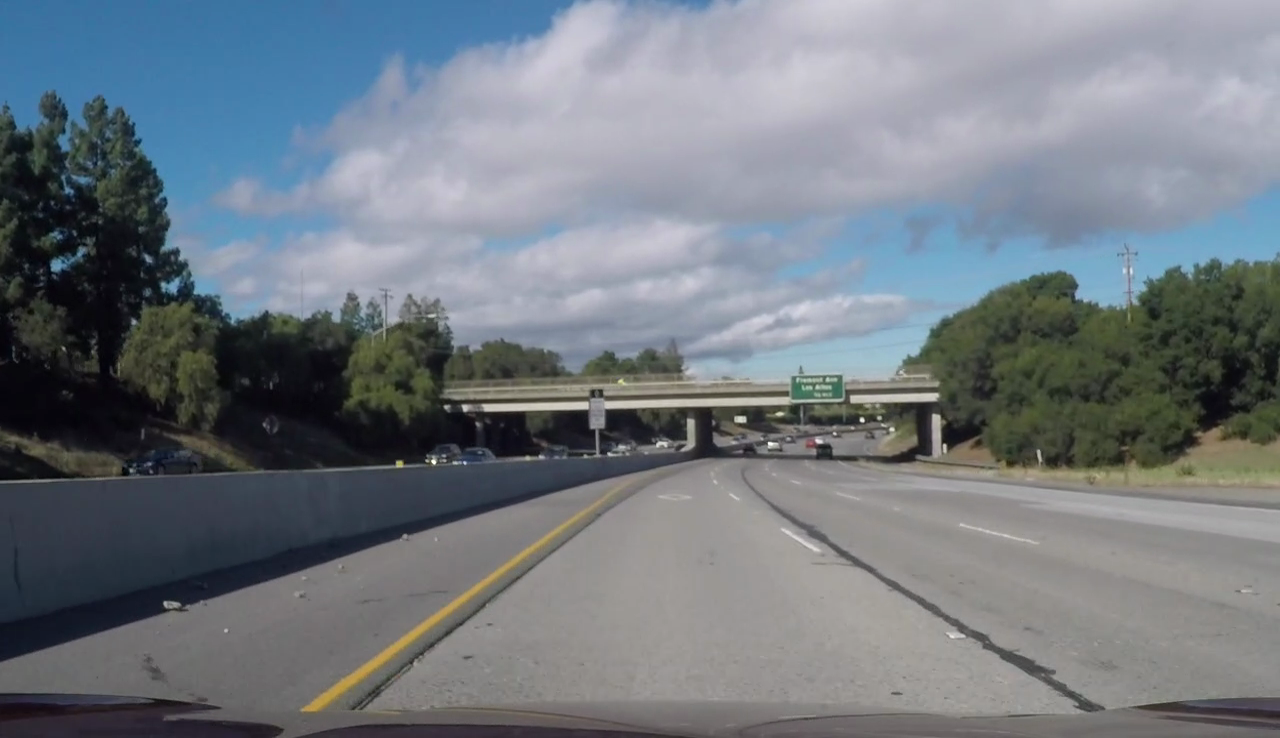
#> input picture extra/test5.jpg, 1280 x 738 px
$ jupyter execute --allow-errors playground.ipynb   (shell and % lines are left out)
#> lines starting #> are read from the running program, lines starting #| are printed output that depends on the picture
### app/calibration.py
import numpy as np
import cv2
import glob
import _pickle as pickle

class Camera_calibrator:
    """ Camera calibration class is responsibole for calibrate and udistort images """
    # [6 lines left out: function undistort, not called in this run]

    def initialize(self, filename='calibration.pkl', corners=(9,6), cal_image_loc='camera_cal/*.jpg'):
        """ Initialize calibrator. It will try to load calibration.pkl first, if not found then use provided images to detect corners and and calculate points """
        try:
            # try to load it from file
            self.load_calibration_points(filename)
        except:
            # in case file not found then calibrate and save
            _, _ = self.detect_corners(corners=corners, cal_image_loc=cal_image_loc)
            self.save_calibration_points(filename=filename)

    def save_calibration_points(self, filename='calibration.pkl'):
        obj = {"imgpoints": self.imgpoints, "objpoints": self.objpoints}
        with open(filename, 'wb') as f:
            pickle.dump(obj, f)

    def load_calibration_points(self, filename='calibration.pkl'):
        with open(filename, 'rb') as f:
            obj = pickle.load(f)
            self.imgpoints = obj['imgpoints']
            self.objpoints = obj['objpoints']

    def detect_corners(self, corners=(9,6), cal_image_loc='camera_cal/*.jpg'):
        objp = np.zeros((np.product(corners),3), np.float32)
        objp[:,:2] = np.mgrid[0:corners[0], 0:corners[1]].T.reshape(-1,2)

        # Arrays to store object points and image points from all the images.
        objpoints = [] # 3d points in real world space
        imgpoints = [] # 2d points in image plane.

        # Make a list of calibration images
        images = glob.glob(cal_image_loc)

        # Step through the list and search for chessboard corners
        for idx, fname in enumerate(images):
            img = cv2.imread(fname)
            gray = cv2.cvtColor(img, cv2.COLOR_BGR2GRAY)

            # Find the chessboard corners
            ret, detected_corners = cv2.findChessboardCorners(gray, corners, None)

            # If found, add object points, image points
            if ret == True:
                objpoints.append(objp)
                imgpoints.append(detected_corners)

        self.imgpoints = imgpoints
        self.objpoints = objpoints

        return imgpoints, objpoints

### playground.ipynb
[cell 1]
import app.calibration as cal
import app.edges as e
import app.warp as w
import app.lane_finder as lf
import cv2
import matplotlib.pyplot as plt
import numpy as np
from moviepy.editor import VideoFileClip
import matplotlib.image as mpimg
from IPython.display import HTML

[cell 2]
img = cv2.imread('extra/test5.jpg')
#> img is the input picture: shape (738, 1280, 3); mean B, G, R 129.1, 121.7, 114.3
#img = cv2.imread('test_images/test1.jpg')
img = cv2.cvtColor(img, cv2.COLOR_BGR2RGB)
img = cv2.resize(img, (1280,720))
#> img: shape (720, 1280, 3)
calibrator= cal.Camera_calibrator()
calibrator.initialize()
#> (the rest of this cell did not finish here and is left out)

[cell 3]
blur = cv2.bilateralFilter(img,5,100,100)
plt.imshow(blur)
#> (this line was passed over: IPython is not available in this run)

#> (a cell that did not finish here is left out)

#> (a cell that did not finish here is left out)

#> (a cell that did not finish here is left out)

[cell 7]
margin = 20
#> (the rest of this cell did not finish here and is left out)

#> (a cell that did not finish here is left out)

#> (a cell that did not finish here is left out)

[cell 10]
def processor(img):
    undist = calibrator.calibrate(img)
    warped = w.warp(undist)
    edges = e.Edges(warped, equalize=False)

    #_ = edges.gradient_color_channel(180,255,2,cv2.COLOR_RGB2HLS)
    #_ = edges.gradient_color_channel(225,255,0,cv2.COLOR_RGB2LUV)
    #_ = edges.gradient_color_channel(180,200,2,cv2.COLOR_RGB2LAB)

    _ = edges.gradient_color_channel(220,255,0,space=cv2.COLOR_RGB2LUV)
    _ = edges.gradient_color_channel(150,255,2,space=cv2.COLOR_RGB2LAB)
    _ = edges.gradient_color_inrange(180, 255, space=cv2.COLOR_RGB2GRAY)


    lane_detector = lf.LaneDetector(edges.combined)
    left_fit, right_fit, left_lane_inds, right_lane_inds = lane_detector.find_lanes()
    lanes_img = lf.plot_lanes(img, left_fit, right_fit, warped.shape, fill=False)
    lanes_img = w.unwarp(lanes_img)
    final = cv2.addWeighted(img,0.7,lanes_img,0.99,0)
    l_img = final

    x_offset=y_offset=10
    s_img = edges.combined*255
    s_img = cv2.cvtColor(s_img, cv2.COLOR_GRAY2RGB)
    s_img_x, s_img_y = int((s_img.shape[1]/3)), int((s_img.shape[0]/3))
    s_img = cv2.resize(s_img, (s_img_y, s_img_y))

    l_img = final
    l_img[y_offset:y_offset+s_img.shape[0], x_offset:x_offset+s_img.shape[1]] = s_img

    x_offset = x_offset + 10 + s_img.shape[1]
    hist_img = lane_detector.make_hist()
    hist_img = cv2.resize(hist_img, (int(1280*0.3), s_img_y))
    l_img[y_offset:y_offset+hist_img.shape[0], x_offset:x_offset+hist_img.shape[1]] = hist_img

    edg_x = 525
    x_offset = int(x_offset + 10 + hist_img.shape[1])
    edg = cv2.cvtColor(edges.combined, cv2.COLOR_GRAY2RGB)
    edg = edg*255
    edg = cv2.resize(edg, (edg_x, s_img_y))
    l_img[y_offset:y_offset+edg.shape[0], x_offset:x_offset+edg.shape[1]] = edg

    return l_img

def handle_image(img):
    try:
        return processor(img)
    except:
        pass
    return img

[cell 11]
im = cv2.imread('extra/test4.jpg')
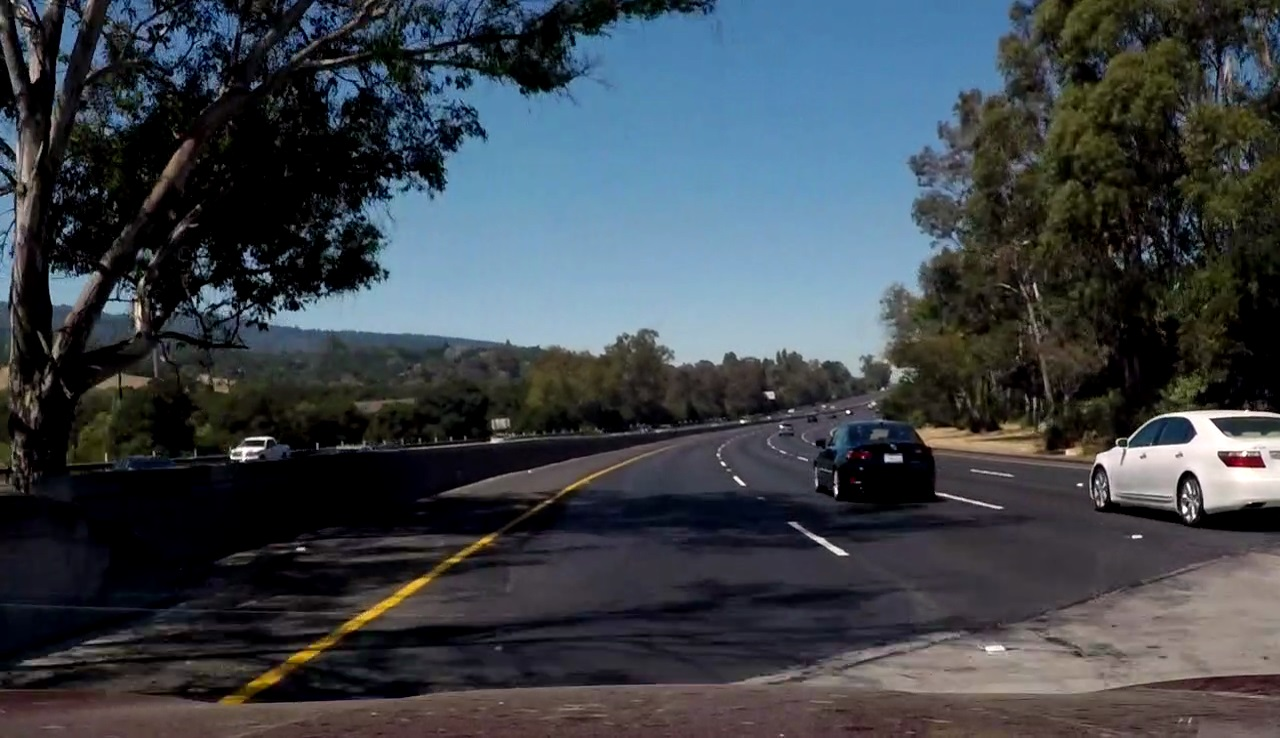
#> input picture extra/test4.jpg, 1280 x 738 px
#> im is the input picture: shape (738, 1280, 3); mean B, G, R 73.2, 66.9, 60.4
im = cv2.cvtColor(im, cv2.COLOR_BGR2RGB)
im = cv2.resize(im, (1280, 720))
#> im: shape (720, 1280, 3)
#> (the rest of this cell did not finish here and is left out)

#> (a cell that did not finish here is left out)

[cell 13]
import numpy as np

class Stabilizer:
    """ Smooth out fitted curves by keeping previous fits and averaging out """
    def __init__(self, window=5):
        self.log_left = np.zeros((window, 3))
        self.log_right = np.zeros((window, 3))
        self.count = 0
        self.window = window

    def stabilize(self, left, right):
        """ stabilize the coff """
        if self.count < self.window:
            self.log_left[self.count,] = left
            self.log_right[self.count,] = right
            self.count += 1
            return left, right

        window = self.window-1
        print('window: {}'.format(window))
        self.log_left[0:self.log_left.shape[0]-1,] = self.log_left[1:, ]
        self.log_left[window,] = left

        self.log_right[0:self.log_right.shape[0]-1,] = self.log_right[1:, ]
        self.log_right[window,] = right

        left_avg = self.log_left[:,0].mean(), self.log_left[:,1].mean(), self.log_left[:,2].mean()
        right_avg = self.log_right[:,0].mean(), self.log_right[:,1].mean(), self.log_right[:,2].mean()

        return left_avg, right_avg

[cell 14]
#import app.stabilizer as st

la = [1,2,3]
lb = [4,5,6]
lc = [7,8,9]
ld = [10,11,12]
le = [13,14,15]

ra = [10,20,30]
rb = [40,50,60]
rc = [70,80,90]
rd = [100,110,120]
re = [130,140,150]
stab = Stabilizer(window=4)

[cell 15]
stab.stabilize(la, ra)
stab.stabilize(lb, rb)
stab.stabilize(lc, rc)
stab.stabilize(ld, rd)
stab.stabilize(le, re)

[cell 16]
a = np.array([la,lb,lc, ld])
a[0:a.shape[0]-1:,] = a[1:]
a

[cell 17]
a[0,] = [22,33,44]

[cell 18]
np.mean([5,8,11,14])

[cell 19]
stab.log_left

[cell 20]
x1 = [1,3,8,2,4,2]
y1 = [2,5,3,3,4,2]
cof, err, _, _, _ =  np.polyfit(x1,y1,3, full=True)

[cell 21]
err[0]

[cell 22]
window = img[0:, :, :]
window.shape
#> Out = (720, 1280, 3)

[cell 23]
yuv = cv2.cvtColor(window, cv2.COLOR_RGB2YUV)
#> yuv: shape (720, 1280, 3); mean of channels 0, 1, 2 120.3, 132.3, 122.7

yuv = 255 - yuv
#> yuv: shape (720, 1280, 3); mean of channels 0, 1, 2 134.7, 122.7, 132.3
hls = cv2.cvtColor(window, cv2.COLOR_RGB2HLS)
#> hls: shape (720, 1280, 3); mean of channels 0, 1, 2 82.1, 122, 35.2
chs = np.stack((yuv[:, :, 1], yuv[:, :, 2], hls[:, :, 2]), axis=2)
#> chs: shape (720, 1280, 3); mean of channels 0, 1, 2 122.7, 132.3, 35.2
gray = np.mean(chs, 2)
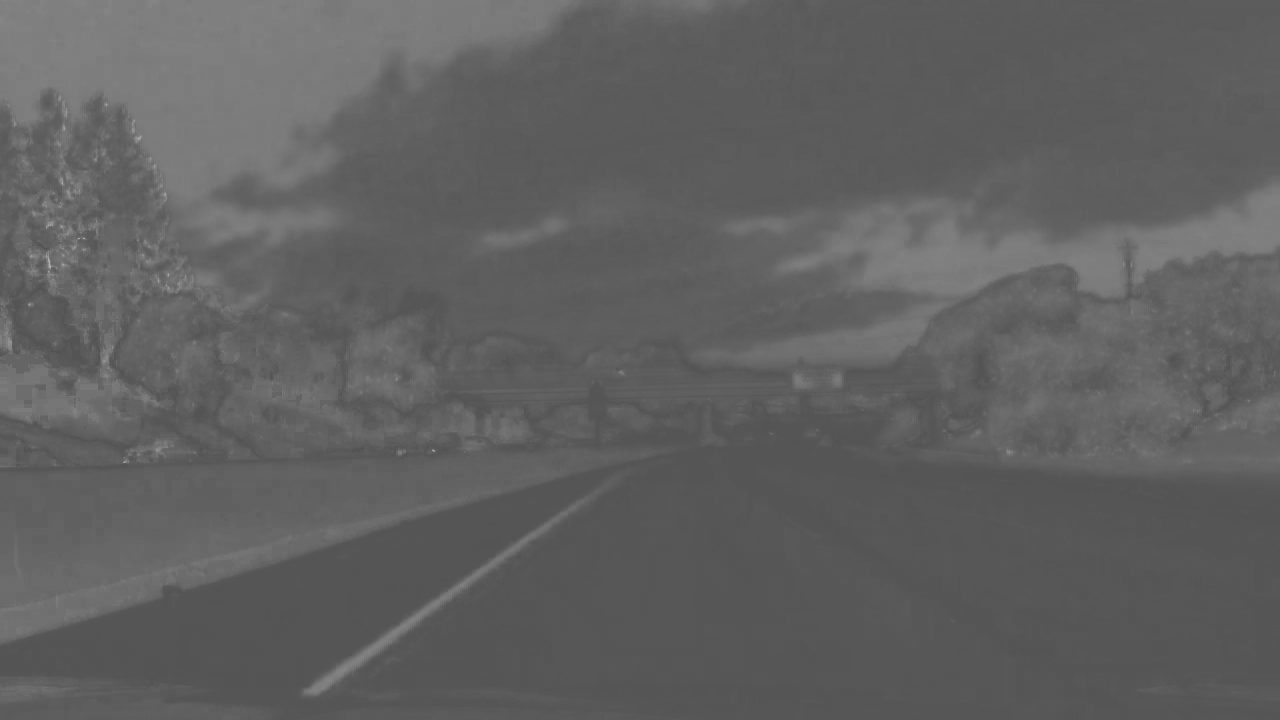
#> gray: shape (720, 1280) float64; min 84.67, max 172.3, mean 96.7

#> (the rest of this cell did not finish here and is left out)

#> (a cell that did not finish here is left out)

[cell 25]
def generate_mask(warped):
    edges = e.Edges(warped)
    #_ = edges.gradient_color_channel(180,255,2,space=cv2.COLOR_RGB2HLS)
    #_ = edges.gradient_color_channel(225,255,0,space=cv2.COLOR_RGB2LUV)
    #_ = edges.gradient_color_channel(155,200,2,space=cv2.COLOR_RGB2LAB)

    a = edges.gradient_color_channel(0,120,2,space=cv2.COLOR_RGB2YUV, combine=True)
    #_ = edges.gradient_color_channel(150,255,0,space=cv2.COLOR_RGB2LUV) # white
    #a = edges.gradient_color_channel(170,255,2,space=cv2.COLOR_RGB2LUV, combine=True) # white
    b = edges.gradient_color_channel(200,255,0,space=cv2.COLOR_RGB2LAB, combine=True) # yellow
    #_ = edges.gradient_color_channel(210,255,1,space=cv2.COLOR_RGB2LAB) # yellow
    #_ = edges.gradient_color_inrange(180, 255, combine=True, space=cv2.COLOR_RGB2GRAY)

    #return cv2.bitwise_or(a,b)

    return edges.combined

def prepare_img(img):
    calibrator = cal.Camera_calibrator()
    calibrator.initialize()
    undist = calibrator.calibrate(img)
    warped = w.warp(undist)
    return generate_mask(warped), warped

[cell 26]
img = cv2.imread('failed/image135.jpg')
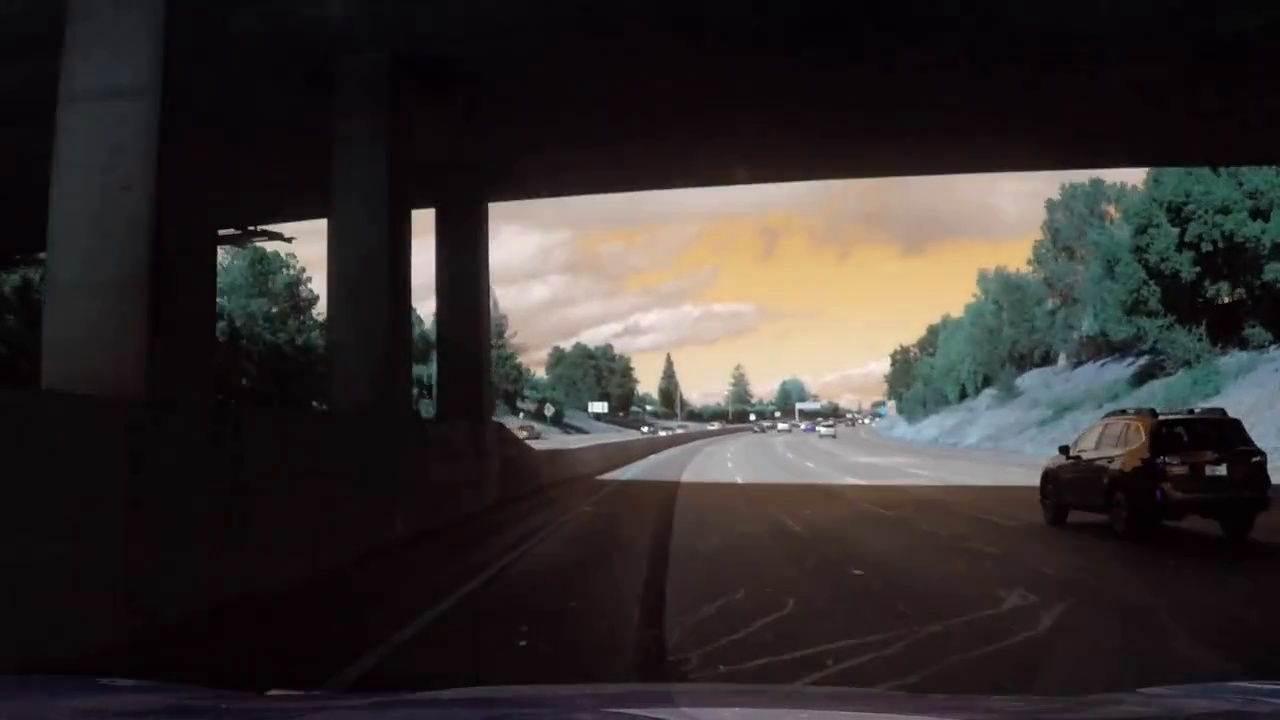
#> input picture failed/image135.jpg, 1280 x 720 px
#> img is the input picture: shape (720, 1280, 3); mean B, G, R 46.6, 47.9, 53.5
img = cv2.cvtColor(img, cv2.COLOR_BGR2HLS)
#> img: shape (720, 1280, 3); mean of channels 0, 1, 2 112.5, 49.5, 67
chan = 0
img[:,:,chan] = img[:,:,chan]*2
#> img: shape (720, 1280, 3); mean of channels 0, 1, 2 77.3, 49.5, 67
#img[:,:,1] = 0
#img[:,:,2] = 0
img = img.astype(np.uint8)
img = cv2.cvtColor(img, cv2.COLOR_HLS2RGB)
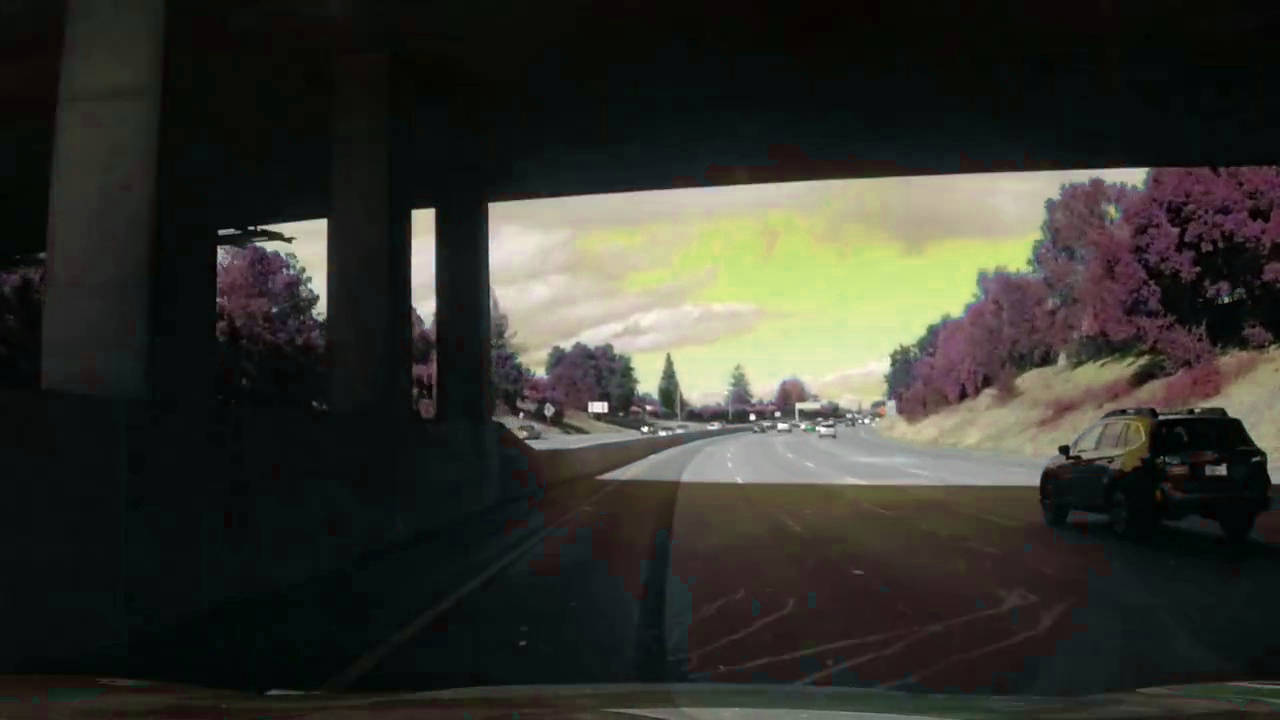
#> img: shape (720, 1280, 3); mean R, G, B 52.6, 52.8, 45.4
img = cv2.cvtColor(img, cv2.COLOR_RGB2LUV)
#> img: shape (720, 1280, 3); mean of channels 0, 1, 2 52, 97.2, 141.1
chan = 1
img[:,:,chan] = img[:,:,chan]

img = cv2.cvtColor(img, cv2.COLOR_LUV2RGB)
#> (the rest of this cell did not finish here and is left out)

plt.imshow(prepared, cmap='gray')
